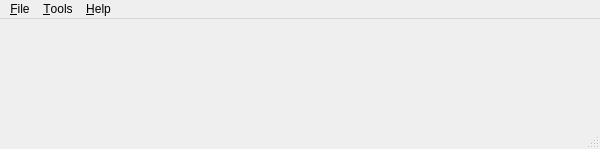
<?xml version="1.0" encoding="UTF-8"?>
<ui version="4.0">
 <class>CMathTextWindowClass</class>
 <widget class="QMainWindow" name="CMathTextWindowClass">
  <property name="geometry">
   <rect>
    <x>0</x>
    <y>0</y>
    <width>600</width>
    <height>149</height>
   </rect>
  </property>
  <property name="windowTitle">
   <string>MathText</string>
  </property>
  <property name="autoFillBackground">
   <bool>false</bool>
  </property>
  <widget class="QWidget" name="centralWidget"/>
  <widget class="QMenuBar" name="menuBar">
   <property name="geometry">
    <rect>
     <x>0</x>
     <y>0</y>
     <width>600</width>
     <height>21</height>
    </rect>
   </property>
   <widget class="QMenu" name="menu_File">
    <property name="title">
     <string>&amp;File</string>
    </property>
    <addaction name="actionFileConvertToBraille"/>
    <addaction name="actionFileConvertToLaTeX"/>
    <addaction name="actionFileConvertToPDF"/>
    <addaction name="separator"/>
    <addaction name="actionFileExit"/>
   </widget>
   <widget class="QMenu" name="menu_Tools">
    <property name="title">
     <string>&amp;Tools</string>
    </property>
    <addaction name="actionToolsOptions"/>
   </widget>
   <widget class="QMenu" name="menu_Help">
    <property name="title">
     <string>&amp;Help</string>
    </property>
    <addaction name="actionHelpAbout"/>
   </widget>
   <addaction name="menu_File"/>
   <addaction name="menu_Tools"/>
   <addaction name="menu_Help"/>
  </widget>
  <widget class="QStatusBar" name="statusBar"/>
  <action name="actionFileConvertToBraille">
   <property name="text">
    <string>Convert to &amp;Braille...</string>
   </property>
   <property name="shortcut">
    <string>Ctrl+B</string>
   </property>
  </action>
  <action name="actionFileConvertToLaTeX">
   <property name="text">
    <string>Convert to &amp;LaTeX...</string>
   </property>
   <property name="shortcut">
    <string>Ctrl+L</string>
   </property>
  </action>
  <action name="actionFileConvertToPDF">
   <property name="text">
    <string>Convert to &amp;PDF...</string>
   </property>
   <property name="shortcut">
    <string>Ctrl+P</string>
   </property>
  </action>
  <action name="actionFileExit">
   <property name="text">
    <string>E&amp;xit</string>
   </property>
  </action>
  <action name="actionToolsOptions">
   <property name="text">
    <string>&amp;Options...</string>
   </property>
   <property name="shortcut">
    <string>Ctrl+,</string>
   </property>
  </action>
  <action name="actionHelpAbout">
   <property name="text">
    <string>&amp;About</string>
   </property>
  </action>
 </widget>
 <layoutdefault spacing="6" margin="11"/>
 <resources>
  <include location="CMathTextWindow.qrc"/>
 </resources>
 <connections/>
</ui>
